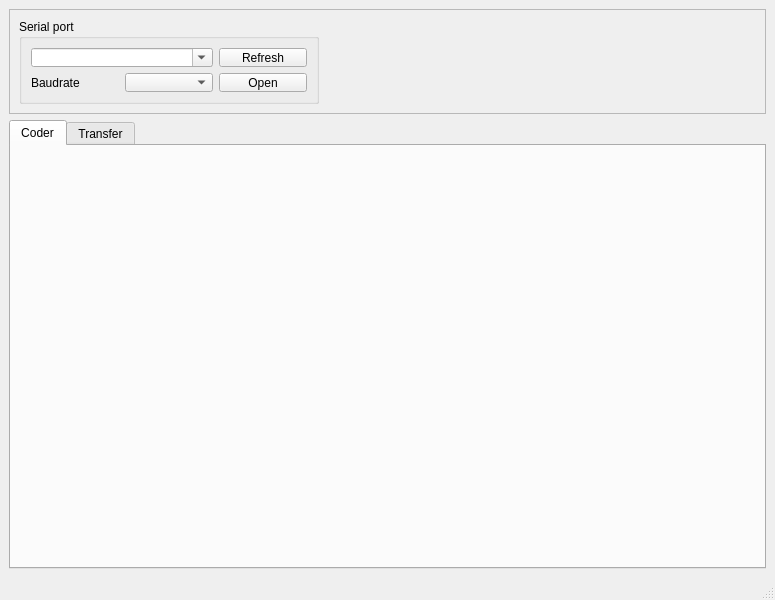
<?xml version="1.0" encoding="UTF-8"?>
<ui version="4.0">
 <class>InstanceForm</class>
 <widget class="QMainWindow" name="InstanceForm">
  <property name="geometry">
   <rect>
    <x>0</x>
    <y>0</y>
    <width>775</width>
    <height>600</height>
   </rect>
  </property>
  <property name="windowTitle">
   <string>MainWindow</string>
  </property>
  <widget class="QWidget" name="centralwidget">
   <layout class="QVBoxLayout" name="verticalLayout">
    <item>
     <widget class="QFrame" name="frame">
      <property name="sizePolicy">
       <sizepolicy hsizetype="Preferred" vsizetype="Preferred">
        <horstretch>0</horstretch>
        <verstretch>0</verstretch>
       </sizepolicy>
      </property>
      <property name="frameShape">
       <enum>QFrame::StyledPanel</enum>
      </property>
      <property name="frameShadow">
       <enum>QFrame::Raised</enum>
      </property>
      <layout class="QGridLayout" name="gridLayout">
       <item row="0" column="0">
        <widget class="QGroupBox" name="groupBox">
         <property name="sizePolicy">
          <sizepolicy hsizetype="Minimum" vsizetype="Preferred">
           <horstretch>0</horstretch>
           <verstretch>0</verstretch>
          </sizepolicy>
         </property>
         <property name="minimumSize">
          <size>
           <width>300</width>
           <height>85</height>
          </size>
         </property>
         <property name="maximumSize">
          <size>
           <width>16777215</width>
           <height>85</height>
          </size>
         </property>
         <property name="title">
          <string>Serial port</string>
         </property>
         <layout class="QGridLayout" name="gridLayout_2">
          <item row="0" column="0" colspan="2">
           <widget class="QComboBox" name="cbPortName">
            <property name="editable">
             <bool>true</bool>
            </property>
           </widget>
          </item>
          <item row="0" column="2">
           <widget class="QPushButton" name="butRefresh">
            <property name="text">
             <string>Refresh</string>
            </property>
           </widget>
          </item>
          <item row="1" column="0">
           <widget class="QLabel" name="label">
            <property name="text">
             <string>Baudrate</string>
            </property>
           </widget>
          </item>
          <item row="1" column="1">
           <widget class="QComboBox" name="cbBaudrate"/>
          </item>
          <item row="1" column="2">
           <widget class="QPushButton" name="butOpenClose">
            <property name="text">
             <string>Open</string>
            </property>
           </widget>
          </item>
         </layout>
        </widget>
       </item>
       <item row="0" column="1">
        <spacer name="horizontalSpacer">
         <property name="orientation">
          <enum>Qt::Horizontal</enum>
         </property>
         <property name="sizeHint" stdset="0">
          <size>
           <width>40</width>
           <height>20</height>
          </size>
         </property>
        </spacer>
       </item>
      </layout>
     </widget>
    </item>
    <item>
     <widget class="QTabWidget" name="tabWidget">
      <property name="currentIndex">
       <number>0</number>
      </property>
      <widget class="QWidget" name="tabCoder">
       <attribute name="title">
        <string>Coder</string>
       </attribute>
       <layout class="QGridLayout" name="gridLayout_3"/>
      </widget>
      <widget class="QWidget" name="tabTransfer">
       <attribute name="title">
        <string>Transfer</string>
       </attribute>
      </widget>
     </widget>
    </item>
   </layout>
  </widget>
  <widget class="QMenuBar" name="menubar">
   <property name="geometry">
    <rect>
     <x>0</x>
     <y>0</y>
     <width>775</width>
     <height>22</height>
    </rect>
   </property>
  </widget>
  <widget class="QStatusBar" name="statusbar"/>
 </widget>
 <resources/>
 <connections/>
</ui>
